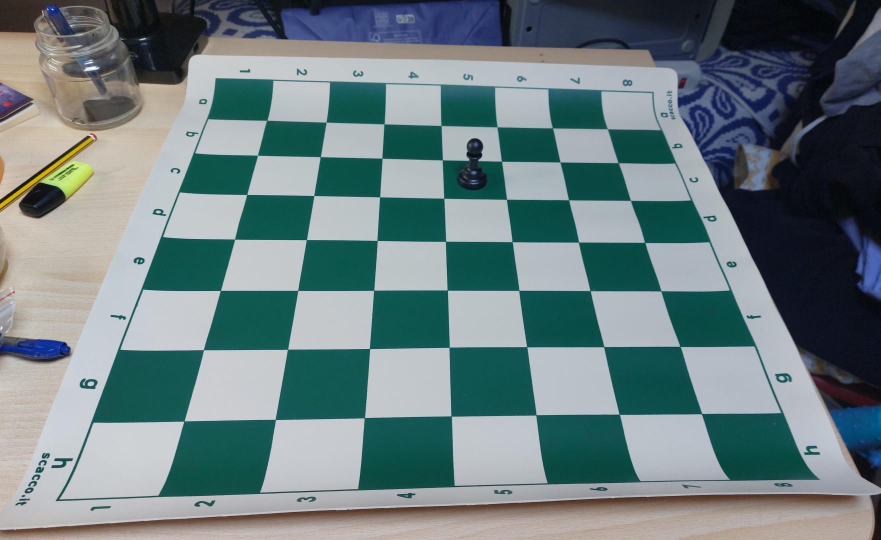
#> input picture test.jpg, 1761 x 1080 px (shown at 1/2 size)
$ python harris.py
#> lines starting #> are read from the running program, lines starting #| are printed output that depends on the picture
import numpy as np
import cv2
import matplotlib.pyplot as plt

#img_captured = cv2.imread('test_con_pezzi.jpg')
img_captured_1 = cv2.imread('test.jpg')
#> img_captured_1 is the input picture: shape (1080, 1761, 3); mean B, G, R 128.7, 126.1, 107.8
gray1 = cv2.cvtColor(img_captured_1,cv2.COLOR_BGR2GRAY)
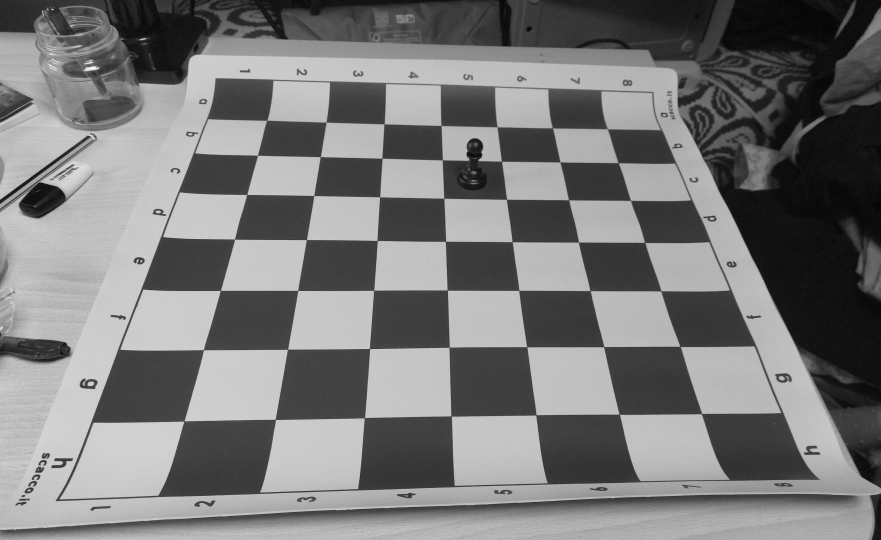
#> gray1: shape (1080, 1761) (shown at 1/2 size); min 1, max 254, mean 121
img_captured_2 = cv2.imread('test_v.jpg')
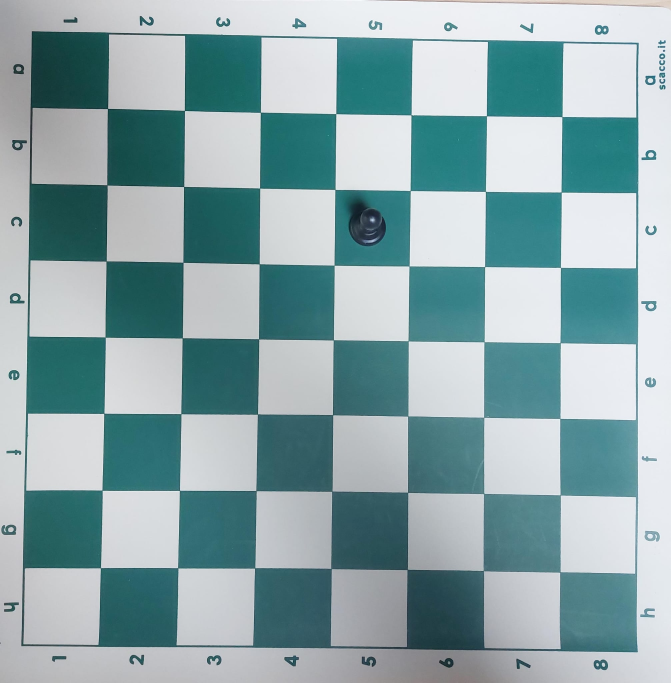
#> input picture test_v.jpg, 2012 x 2048 px (shown at 1/3 size)
#> img_captured_2 is the input picture: shape (2048, 2012, 3); mean B, G, R 170.8, 167.4, 140.6
gray2 = cv2.cvtColor(img_captured_2,cv2.COLOR_BGR2GRAY)
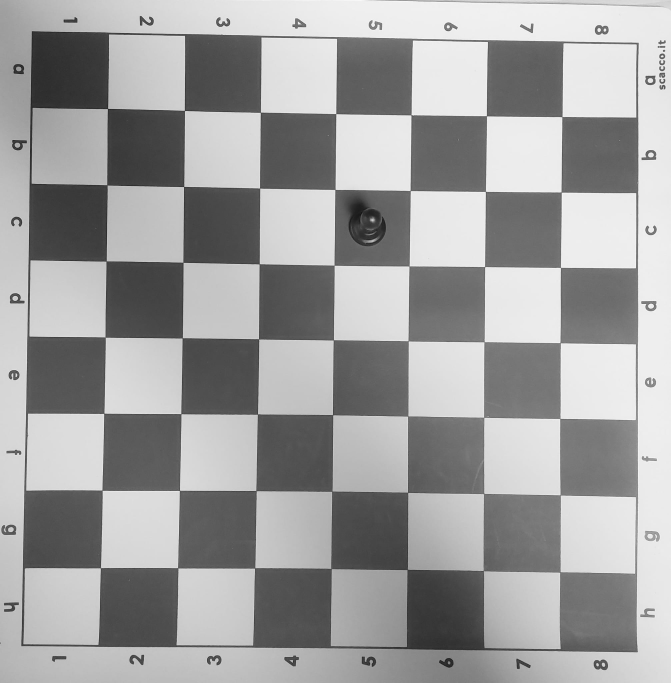
#> gray2: shape (2048, 2012) (shown at 1/3 size); min 4, max 255, mean 159.8
#cv2.imshow("gray1", gray1)
#cv2.waitKey(0)

pattern = (7, 7)
ret1, corners1 = cv2.findChessboardCorners(gray1, pattern,
                                         flags=cv2.CALIB_CB_ADAPTIVE_THRESH +
                                               cv2.CALIB_CB_FAST_CHECK +
                                               cv2.CALIB_CB_NORMALIZE_IMAGE)
#> ret1 = True; corners1 = 49 rows, first 8: [533.1, 241.2], [651.8, 244.4], [768.9, 248.3], [883, 252], [995.3, 254.9], [1105, 256.7], [1216.5, 258.8], [515, 310.7]

ret2, corners2 = cv2.findChessboardCorners(gray2, pattern,
                                         flags=cv2.CALIB_CB_ADAPTIVE_THRESH +
                                               cv2.CALIB_CB_FAST_CHECK +
                                               cv2.CALIB_CB_NORMALIZE_IMAGE)
#> ret2 = True; corners2 = 49 rows, first 8: [323.6, 326.5], [554.1, 332.3], [781.9, 337.5], [1008.3, 342], [1233.9, 345.5], [1460.1, 348.3], [1686.7, 351.2], [321.7, 555.6]


H, _ = cv2.findHomography(corners1, corners2)
#> H = [[2.23, 0.881, -1015.5], [-0.0978, 4.45, -632.6], [-9.57e-05, 0.000998, 1]]
print(H)
#| [[ 2.23134804e+00  8.80976304e-01 -1.01547622e+03]
#|  [-9.77623105e-02  4.44588415e+00 -6.32602275e+02]
#|  [-9.57236229e-05  9.98262846e-04  1.00000000e+00]]
img1_warp = cv2.warpPerspective(gray1, H, (gray1.shape[1]+400, gray1.shape[0]+900))
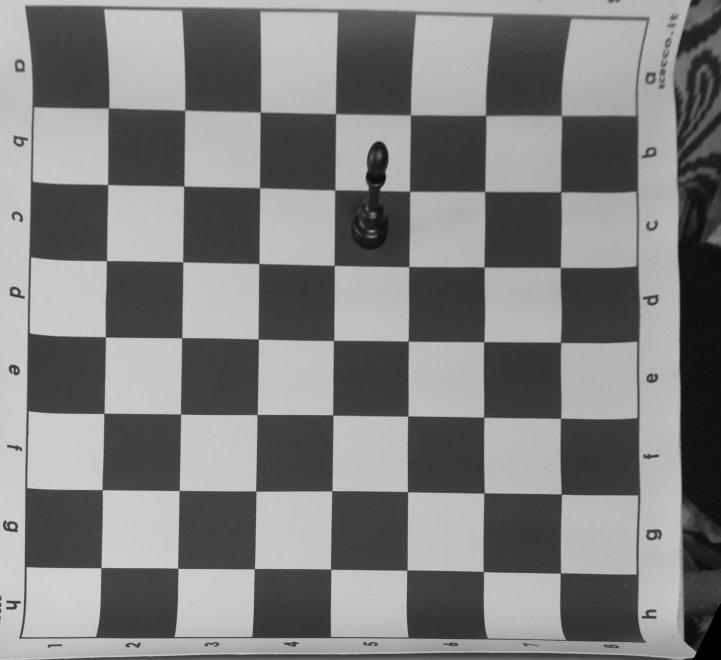
#> img1_warp: shape (1980, 2161) (shown at 1/3 size); min 0, max 219, mean 126.7


cv2.imwrite("img1_warp_before_harris.jpg", img1_warp)
# [5 lines of commented-out code are left out]

gray_harrys = np.float32(img1_warp)
dst = cv2.cornerHarris(gray_harrys,2,3,0.04)
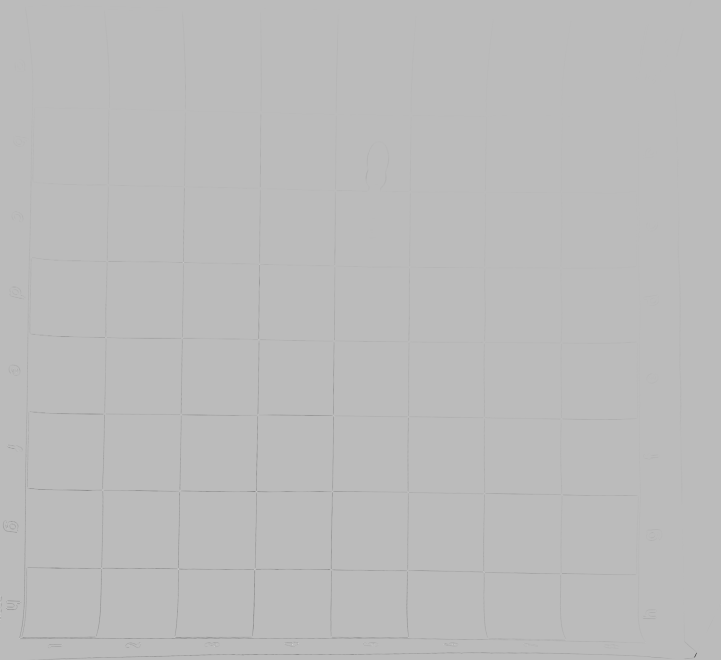
#> dst: shape (1980, 2161) float32 (shown at 1/3 size); min -15999144, max 5764034, mean -24807.6; drawn with min black and max white
#result is dilated for marking the corners, not important

dst = cv2.dilate(dst,None)
#img1_warp[dst>0.01*dst.max()]=[0,0,255]

cv2.imwrite("img1_warp_after_harris.jpg", dst)
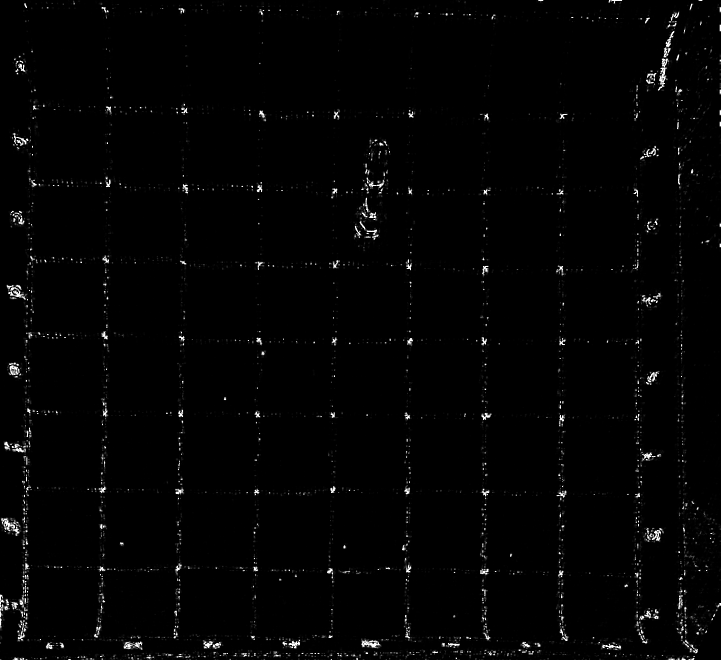
#> saved as img1_warp_after_harris.jpg: shape (1980, 2161) (shown at 1/3 size); min 0, max 255, mean 3.7
#cv2.waitKey(0)
